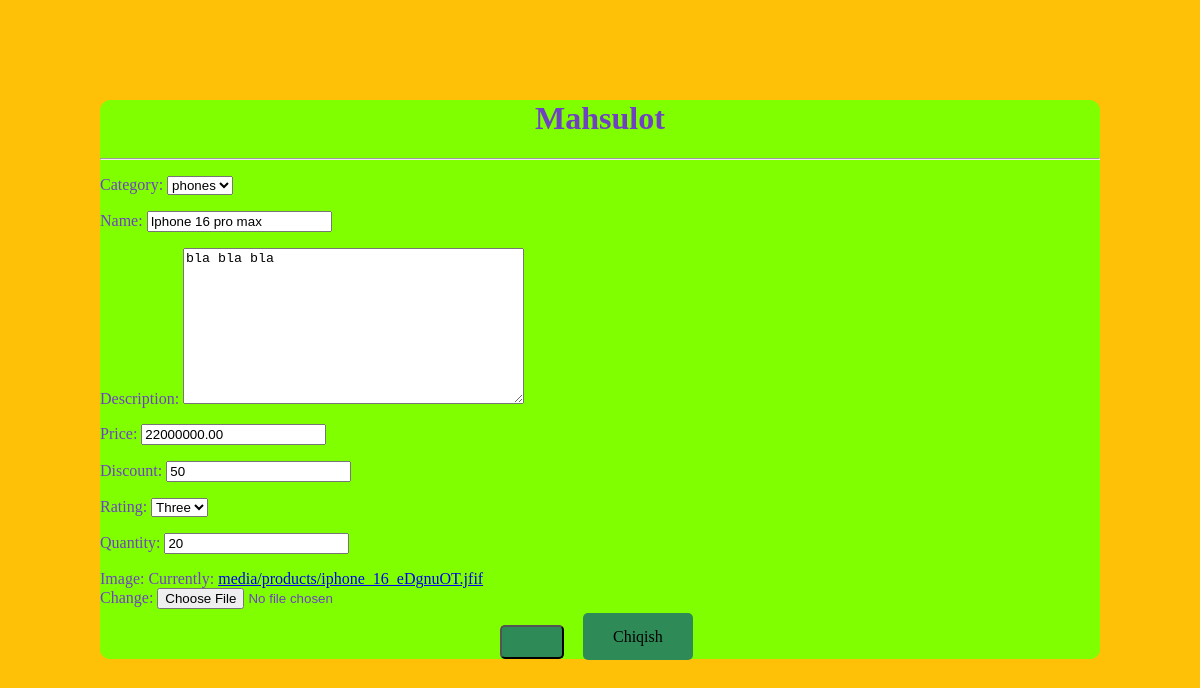
Before: /apelsin/edit-product/3/ with the older database file.
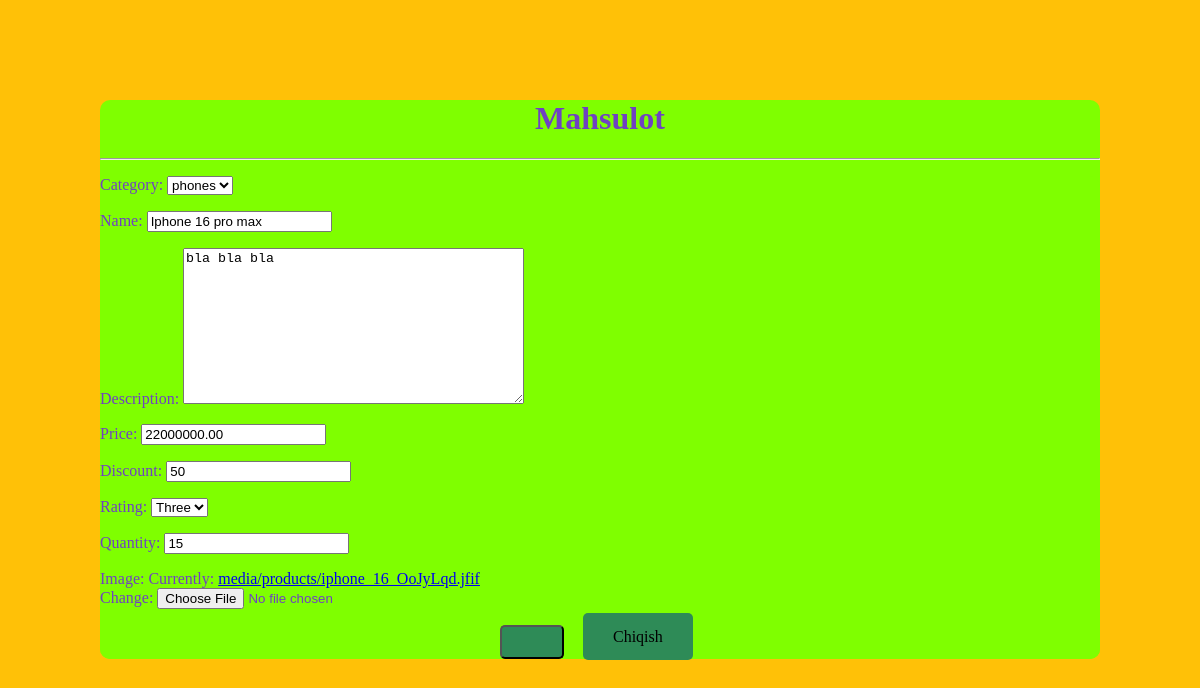
After: the same page with the newer database file.
### shop/models.py (models this page shows, shortened)
class BaseModel(models.Model):
    created_at = models.DateTimeField(auto_now_add=True)
    updated_at = models.DateTimeField(auto_now=True)
    class Meta:
        abstract = True

class Product(BaseModel):
    class RatingChoice(models.IntegerChoices):
        ONE = 1
        TWO = 2
        THREE = 3
        FOUR = 4
        FIVE = 5
    category = models.ForeignKey(Category, on_delete=models.SET_NULL, null=True, blank=True,related_name='product')
    name = models.CharField(max_length=100,null=True,blank=True)
    description = models.TextField(null=True,blank=True)
    price = models.DecimalField(decimal_places=2,max_digits=14)
    discount = models.PositiveIntegerField(default=0)
    rating = models.PositiveIntegerField(choices=RatingChoice.choices,default=RatingChoice.ONE)
    quantity = models.PositiveIntegerField(default=1)
    image = models.ImageField(upload_to='media/products')
    class Meta:
        verbose_name_plural = 'products'

### shop/views.py (the view)
# urls.py: path('edit-product/<int:pk>/', views.UpdateProductView.as_view(), name='edit_product'),
class UpdateProductView(UpdateView):
    model = Product
    template_name = 'shop/edit_product.html'
    form_class = ProductModelForm
    success_url = reverse_lazy('home')

### shop/forms.py
class ProductModelForm(forms.ModelForm):
    class Meta:
        model = Product
        fields ='__all__'

### shop/models.py (called while the page is built)
    def __str__(self):
        return self.title

### templates/shop/edit_product.html (shortened to what this page needs)
{% load static %}
<!DOCTYPE html>
<html lang="en">
<head>
</head>
<body>
<div class="header">
    <h1 class="text">Mahsulot {{ action }}</h1>
    <hr>
   <form class="form" method="post" enctype="multipart/form-data" action="{% url 'edit_product' product.id %}">
    {{ form.as_p }}
    <button type="submit" class="button">{{ action }}</button>
    <a href="{% url 'home' %}" class="button1">Chiqish</a>
</form>
</div>
</body>
</html>

Changed rows visible on the page:
changed Product "phones": quantity "20" → "15"
Other visible differences:
text no longer shown: "Category: Name: Description: Price: Discount: Rating: Quantity: Image: Currently: media/products/iphone_16_eDgnuOT.jfif Change:"
text now shown: "Category: Name: Description: Price: Discount: Rating: Quantity: Image: Currently: media/products/iphone_16_OoJyLqd.jfif Change:"
